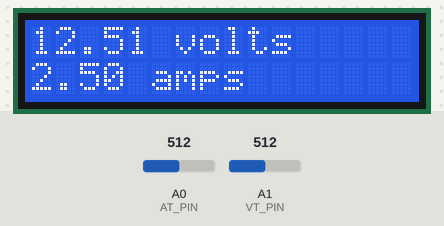
Recording of a sketch running on a simulated Arduino Uno, built with avr-gcc and run on an emulated ATmega328P. On the bench: 16×2 character LCD. Inputs (shaded band) come from the test bench; at power-on: A0 (AT_PIN) = 512, A1 (VT_PIN) = 512. What the sketch prints to the serial monitor is not drawn.

Above: at 1.7 s.
1.8 s: A0 (AT_PIN) set to 716
At 3.6 s:
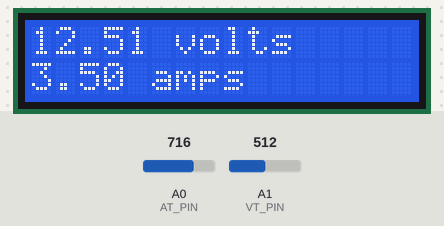
4.7 s: A1 (VT_PIN) set to 716
At 7.4 s:
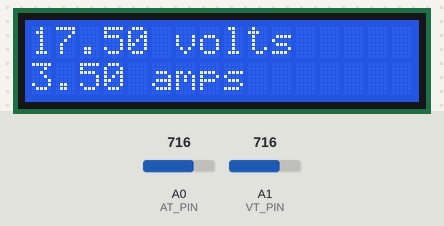
7.7 s: A0 (AT_PIN) set to 900
At 10.3 s:
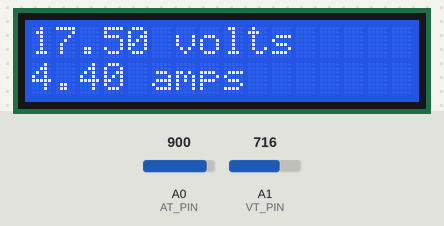
10.7 s: A1 (VT_PIN) set to 900
At 12.5 s:
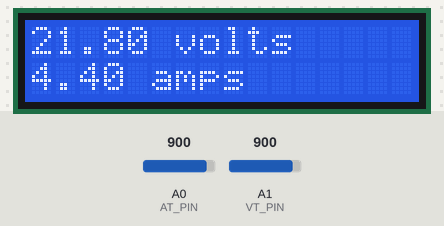
13.7 s: A0 (AT_PIN) set to 1023
At 15.3 s:
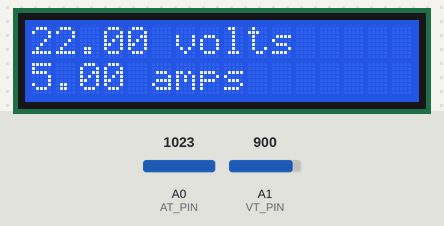
16.3 s: A1 (VT_PIN) set to 1023
At 19.3 s:
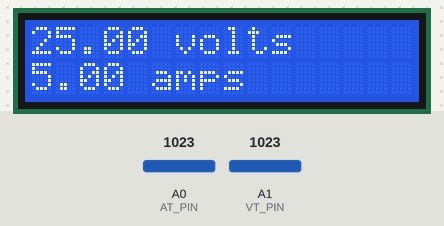
Timing chart, 0 to 20.3 s (numbered marks = the images above; inputs shaded):
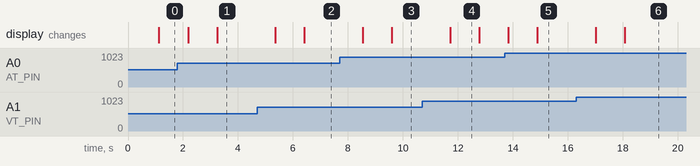

Measured:
- after the input at 1.8 s, the display: first changes after 0.39 s (image 1 shows a later state)
- after the input at 4.7 s, the display: first changes after 0.66 s (image 2 shows a later state)
- after the input at 7.7 s, the display: first changes after 0.84 s (image 3 shows a later state)
- after the input at 10.7 s, the display: changes after 1.0 s (image 4)
- after the input at 13.7 s, the display: first changes after 0.13 s (image 5 shows a later state)
- after the input at 16.3 s, the display: first changes after 0.71 s (image 6 shows a later state)
- what the display in image 4 shows lasts 1.1 s, from 11.7 s to 12.8 s

The sketch:

VoltageCurrentMeter1602LCD.ino
```cpp
#include <Wire.h>
#include <LiquidCrystal_I2C.h>

LiquidCrystal_I2C lcd(0x27,16,2);


#define VT_PIN A1
#define AT_PIN A0

float volts;
float amps;

void setup()
{
  Serial.begin(9600);
  lcd.init();

  lcd.backlight();
  lcd.setCursor(0,0);
  lcd.print("Starting meter");
}

void loop()
{
  readVoltageCurrent();

  displayResult();

  delay(10);
}

void readVoltageCurrent()
{

  int averageVoltageReading = 0;
  int averageCurrentReading = 0;

  int numReadings = 100;
  long totalVoltageReading = 0;
  long totalCurrentReading = 0;

  for (int i = 0; i < numReadings; i++)
  {
    totalVoltageReading += analogRead(VT_PIN);
    totalCurrentReading += analogRead(AT_PIN);

    delay(10);
  }

  averageVoltageReading = totalVoltageReading / numReadings;
  averageCurrentReading = totalCurrentReading / numReadings;

  float vcc = readVcc() / 1000.0;  // convert mV to V
  volts = ((averageVoltageReading * vcc) / 1023) * 5 ;
  amps = (averageCurrentReading * vcc) / 1023;

  Serial.print("V:");
  Serial.print(volts);
  Serial.print(";A:");
  Serial.print(amps);
  Serial.println(";");
}

void displayResult()
{
  lcd.clear();
  lcd.setCursor(0,0);
  lcd.print(volts);
  lcd.print(" volts");
  lcd.setCursor(0,1);
  lcd.print(amps);
  lcd.print(" amps");
}

long readVcc() {
  long result;
  // Read 1.1V reference against AVcc
  ADMUX = _BV(REFS0) | _BV(MUX3) | _BV(MUX2) | _BV(MUX1);
  delay(2); // Wait for Vref to settle
  ADCSRA |= _BV(ADSC); // Convert
  while (bit_is_set(ADCSRA,ADSC));
  result = ADCL;
  result |= ADCH<<8;
  result = 1125300L / result; // Back-calculate AVcc in mV
  return result;
}
```
